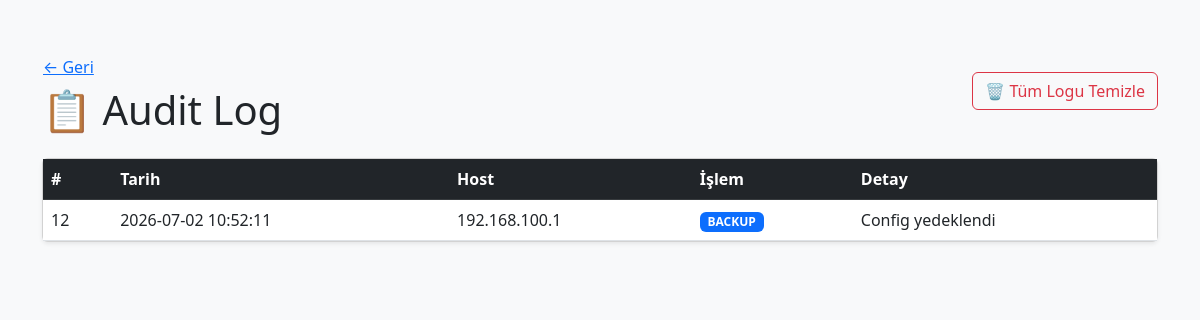
The page /audit on the database as committed earlier.
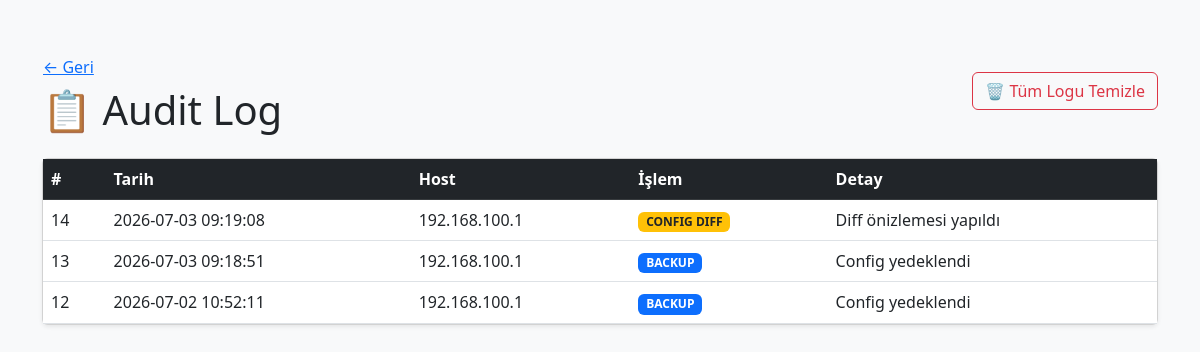
The same page on the database as committed later.
### tables this page shows
CREATE TABLE audit_log (
            id INTEGER PRIMARY KEY AUTOINCREMENT,
            tarih TEXT,
            host TEXT,
            islem TEXT,
            detay TEXT
        );

### app.py (the view)
@app.route('/audit')
def audit():
    logs = log_listele()
    return render_template('audit.html', logs=logs)

### database.py (called while the page is built)
def log_listele():
    conn = sqlite3.connect(DB_FILE)
    c = conn.cursor()
    c.execute("SELECT * FROM audit_log ORDER BY id DESC")
    rows = c.fetchall()
    conn.close()
    return rows

### templates/audit.html (shortened to what this page needs)
<!DOCTYPE html>
<html lang="tr">
<head>
    <link href="https://cdn.jsdelivr.net/npm/bootstrap@5.3.0/dist/css/bootstrap.min.css" rel="stylesheet">
</head>
<body class="bg-light">
    <div class="container py-5">
        <div class="d-flex justify-content-between align-items-center mb-4">
            <div>
                <a href="/" class="btn btn-link ps-0">← Geri</a>
                <h1 class="mb-0">📋 Audit Log</h1>
            </div>
            {% if logs %}
            <button class="btn btn-outline-danger"
                onclick="temizleOnay()">🗑 Tüm Logu Temizle</button>
            {% endif %}
        </div>
        <div class="card shadow-sm">
            <div class="card-body p-0">
                <table class="table table-hover mb-0">
                    <thead class="table-dark">
                        <tr>
                            <th>#</th>
                            <th>Tarih</th>
                            <th>Host</th>
                            <th>İşlem</th>
                            <th>Detay</th>
                        </tr>
                    </thead>
                    <tbody>
                        {% for log in logs %}
                        <tr>
                            <td>{{ log[0] }}</td>
                            <td>{{ log[1] }}</td>
                            <td>{{ log[2] }}</td>
                            <td>
                                {% if log[3] == "BACKUP" %}
                                    <span class="badge bg-primary">{{ log[3] }}</span>
                                {% elif log[3] == "CONFIG DIFF" %}
                                    <span class="badge bg-warning text-dark">{{ log[3] }}</span>
                                {% else %}
                                    <span class="badge bg-secondary">{{ log[3] }}</span>
                                {% endif %}
                            </td>
                            <td>{{ log[4] }}</td>
                        </tr>
                        {% else %}
                        <tr><td colspan="5" class="text-center text-muted py-4">Henüz kayıt yok</td></tr>
                        {% endfor %}
                    </tbody>
                </table>
            </div>
        </div>
    </div>
</body>
</html>

Rows that differ between the two databases and show on the page:
added audit_log: id "14", tarih "2026-07-03 09:19:08", host "192.168.100.1", islem "CONFIG DIFF", detay "Diff önizlemesi yapıldı"
added audit_log: id "13", tarih "2026-07-03 09:18:51", host "192.168.100.1", islem "BACKUP", detay "Config yedeklendi"
